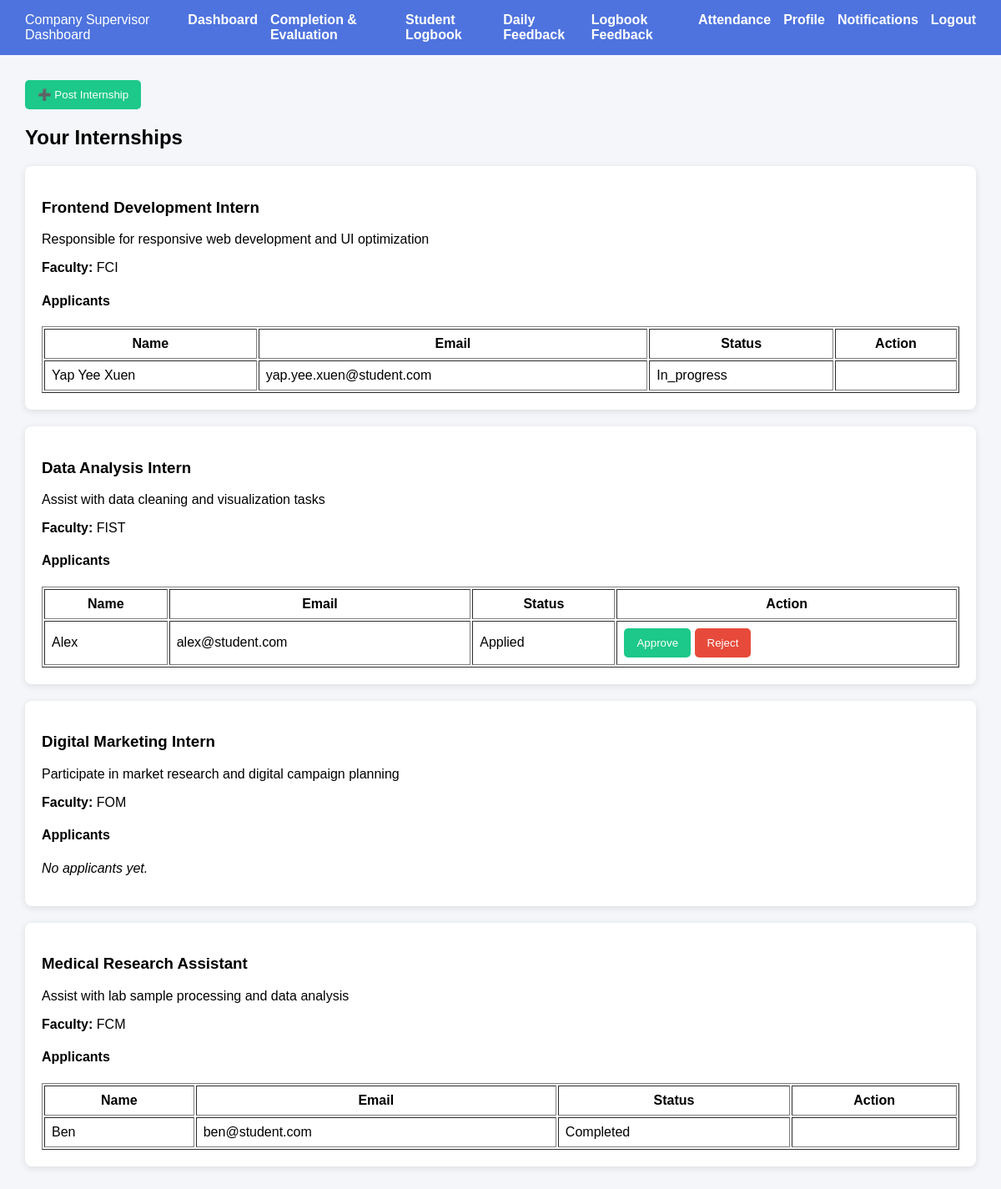
Page /dashboard/company.php (signed in) on the committed database.
### tables this page shows
CREATE TABLE `internships` (
  `id` int(11) NOT NULL,
  `company_id` int(11) NOT NULL,
  `title` varchar(100) NOT NULL,
  `description` text NOT NULL,
  `location` varchar(100) DEFAULT NULL,
  `duration` varchar(50) DEFAULT NULL,
  `created_at` timestamp NOT NULL DEFAULT current_timestamp(),
  `faculty` enum('FCI','FCM','FIST','FOM') NOT NULL
);

CREATE TABLE `student_internships` (
  `id` int(11) NOT NULL,
  `student_id` int(11) NOT NULL,
  `internship_id` int(11) NOT NULL,
  `status` enum('applied','approved','rejected','in_progress','completed') DEFAULT 'applied',
  `accepted_at` timestamp NOT NULL DEFAULT current_timestamp(),
  `evaluation_score` int(11) DEFAULT NULL,
  `evaluation_comment` text DEFAULT NULL,
  `academic_score` int(11) DEFAULT NULL,
  `academic_comment` text DEFAULT NULL
);

CREATE TABLE `users` (
  `id` int(11) NOT NULL,
  `name` varchar(100) NOT NULL,
  `email` varchar(100) NOT NULL,
  `password` varchar(255) NOT NULL,
  `role` enum('student','company','academic','admin') NOT NULL,
  `created_at` timestamp NOT NULL DEFAULT current_timestamp(),
  `academic_supervisor_id` int(11) DEFAULT NULL,
  `faculty` enum('FCI','FCM','FIST','FOM') DEFAULT NULL
);

### dashboard/company.php (the view, shortened to what this page needs)
<?php
include("../config/db.php");
$company_id = $_SESSION['user_id'];
?>
<!DOCTYPE html>
<html>
<head>
    <link rel="stylesheet" href="../assets/dashboard.css">
</head>
<body>
<div class="navbar">
    <div>Company Supervisor Dashboard</div>
    <a href="company.php">Dashboard</a>
    <a href="company_complete.php">Completion & Evaluation</a>
    <a href="company_logbook.php">Student Logbook</a>
    <a href="company_feedback.php">Daily Feedback</a>
    <a href="company_logbook_feedback.php">Logbook Feedback</a>
    <a href="company_attendance.php">Attendance</a>
    <a href="profile.php">Profile</a>
    <a href="notifications.php">Notifications</a>
    <a href="../auth/logout.php">Logout</a>
</div>
<div class="container">
    <button class="button" onclick="toggleForm()">➕ Post Internship</button>
    <h2>Your Internships</h2>
    <?php
    $internships = $conn->prepare(
        "SELECT * FROM internships WHERE company_id = ?"
    );
    $internships->bind_param("i", $company_id);
    $internships->execute();
    $internshipResult = $internships->get_result();
    while ($internship = $internshipResult->fetch_assoc()):
    ?>
        <div class="card">
            <h3><?= htmlspecialchars($internship['title']) ?></h3>
            <p><?= htmlspecialchars($internship['description']) ?></p>
            <p><b>Faculty:</b> <?= htmlspecialchars($internship['faculty']) ?></p>
            <h4>Applicants</h4>
            <?php
            $students = $conn->prepare(
                "SELECT users.id AS student_id, users.name, users.email, student_internships.status
                 FROM student_internships
                 JOIN users ON student_internships.student_id = users.id
                 WHERE student_internships.internship_id = ?"
            );
            $students->bind_param("i", $internship['id']);
            $students->execute();
            $studentResult = $students->get_result();
            if ($studentResult->num_rows > 0):
            ?>
            <table width="100%" border="1" cellpadding="8">
                <tr>
                    <th>Name</th>
                    <th>Email</th>
                    <th>Status</th>
                    <th>Action</th>
                </tr>
                <?php while ($student = $studentResult->fetch_assoc()): ?>
                <tr>
                    <td><?= htmlspecialchars($student['name']) ?></td>
                    <td><?= htmlspecialchars($student['email']) ?></td>
                    <td><?= ucfirst($student['status']) ?></td>
                    <td>
                        <?php if ($student['status'] == 'applied'): ?>
                            <form method="POST" action="company_action.php" style="display:inline;">
                                <button class="button">Approve</button>
                            </form>
                            <form method="POST" action="company_action.php" style="display:inline;">
                                <button class="button" style="background:#e74a3b;">Reject</button>
                            </form>
                        <?php endif; ?>
                    </td>
                </tr>
                <?php endwhile; ?>
            </table>
            <?php else: ?>
                <p><i>No applicants yet.</i></p>
            <?php endif; ?>
        </div>
    <?php endwhile; ?>
</div>
</body>
</html>

### assets/dashboard.css (style rules this page uses)
body { margin: 0; font-family: Arial, sans-serif; background: #f4f6f9; }
.navbar { background: #4e73df; padding: 15px 30px; color: white; display: flex; justify-content: space-between; }
.navbar a { color: white; text-decoration: none; font-weight: bold; margin-left: 15px; }
.container { padding: 30px; }
.button { padding: 10px 15px; background: #1cc88a; color: white; border: none; border-radius: 5px; cursor: pointer; }
.card { background: white; padding: 20px; border-radius: 8px; margin-bottom: 20px; box-shadow: 0 2px 8px rgba(0,0,0,0.1); }

### rows in the picture
internships: title "Frontend Development Intern", description "Responsible for responsive web development and UI optimization", faculty "FCI"
student_internships: student.name "Yap Yee Xuen", student.email "yap.yee.xuen@student.com", status "In_progress"
internships: title "Data Analysis Intern", description "Assist with data cleaning and visualization tasks", faculty "FIST"
student_internships: student.name "Alex", student.email "alex@student.com", status "Applied"
internships: title "Digital Marketing Intern", description "Participate in market research and digital campaign planning", faculty "FOM", shows "No applicants yet."
internships: title "Medical Research Assistant", description "Assist with lab sample processing and data analysis", faculty "FCM"
student_internships: student.name "Ben", student.email "ben@student.com", status "Completed"
